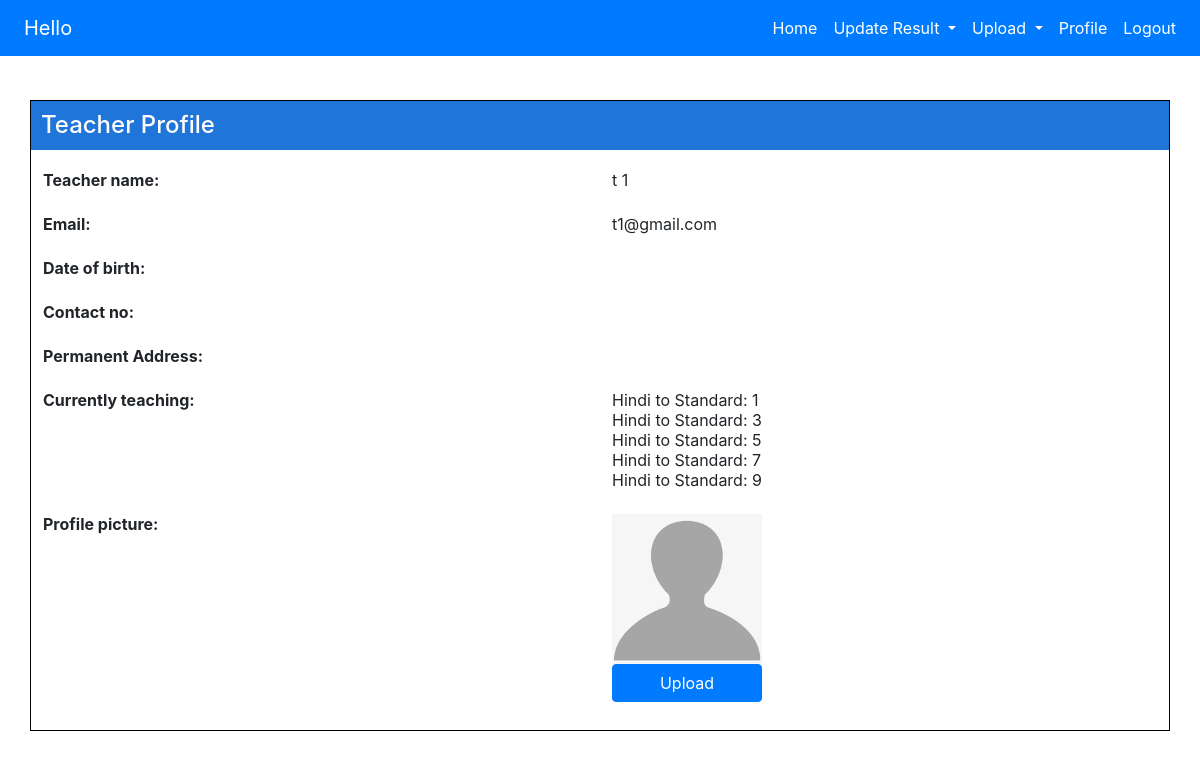
/teacher/profile/t1gmailcom/ (signed in), run on an earlier commit of the app's database.
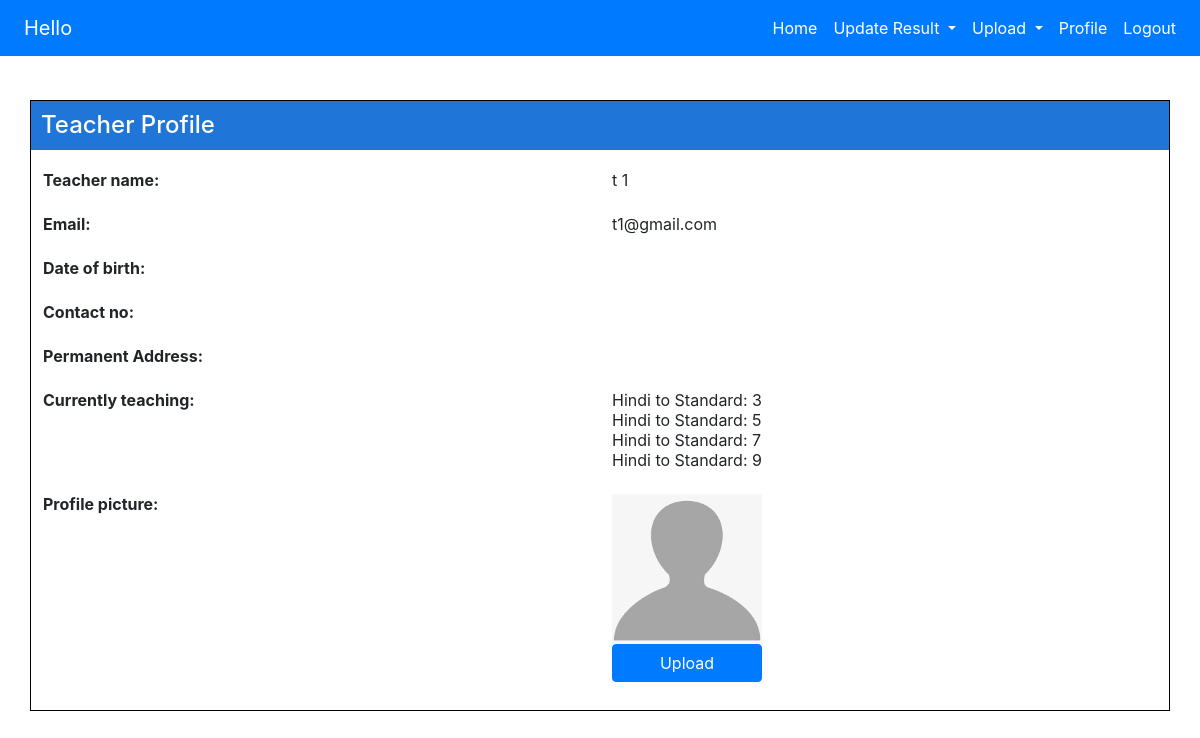
And on a later commit of the database.
### subjects/models.py (models this page shows, shortened)
class Subject(models.Model):
    name = models.ForeignKey(SubjectName, on_delete=models.CASCADE)
    standard = models.ForeignKey(Standard,on_delete=models.CASCADE)
    teacher = models.ForeignKey(Teacher,on_delete=models.CASCADE)
    total_marks = models.PositiveIntegerField(default=100,null=True,blank=True)
    classes_per_week = models.PositiveIntegerField(default=6,null=True,blank=True)
    slug = models.SlugField(max_length=210,null=True,blank=True,editable=False)
    def __str__(self):
        return self.name.name

class SubjectName(models.Model):
    name = models.CharField(max_length=200, unique=True)

### standards/models.py (models this page shows)
class Standard(models.Model):
    name = models.CharField(max_length=200, unique=True)
    slug = models.SlugField(max_length=205, null=True, blank=True, editable=False)
    def __str__(self):
        return self.name

### teachers/views.py (the view)
# urls.py: path('profile/<slug:slug>/',views.teacher_profile_view,name='profile'),
@login_required
def teacher_profile_view(request,slug):
    teacher = Teacher.objects.get(slug=slug)
    subjects = Subject.objects.filter(teacher=teacher)
    return render(request,'teachers/profile.html',{'teacher':teacher,'subjects':subjects})

### accounts/context_processors.py (called while the page is built, shortened)
def add_variable_to_context(request):
    if request.user.is_authenticated:
        if request.user.is_student:
            try:
                student = Student.objects.get(user=request.user)
                return {'student':student}
            except Student.DoesNotExist:
                return {}
    return {}

### accounts/models.py (called while the page is built)
    def get_full_name(self):
        return "{} {}".format(self.first_name, self.last_name)

    @property
    def is_active(self):
        return self.active

### templates/teachers/profile.html (shortened to what this page needs)
{% extends 'teachers/base.html' %}
{% load static %}
{% block stylesheets %}
  <link rel="stylesheet" href="{% static 'students/style.css' %}">
{% endblock %}
{% block body_block %}
  <div class="container profile-box">
      <h4>Teacher Profile</h4>
    <table class="table thead-dark table-hover table-borderless" style="text-align:left">
      <tr>
        <td><strong>Teacher name:</strong></td>
        <td>{{teacher.user.get_full_name}}</td>
      </tr>
      <tr>
        <td><strong>Email:</strong></td>
        <td>{{teacher.user.email}}</td>
      </tr>
      <tr>
        <td><strong>Date of birth:</strong></td>
        <td></td>
      </tr>
      <tr>
        <td><strong>Contact no:</strong></td>
        <td></td>
      </tr>
      <tr>
        <td><strong>Permanent Address:</strong></td>
        <td></td>
      </tr>
      <tr>
        <td><strong>Currently teaching:</strong></td>
        <td>
          {% for subject in subjects %}
            {{subject|title}} to Standard: {{subject.standard}} <br>
          {% endfor %}
        </td>
      </tr>
      <tr>
        <td><strong>Profile picture:</strong></td>
        {% if teacher.user.profile_pic %}
        <td><img src="{{teacher.user.profile_pic.url}}"
                 alt="No profile pic"
                 style="width:150px; height:150px; margin-bottom:5px"><br>
            <a class="btn btn-primary"
                  href="{% url 'teachers:profile_pic_update' %}"
                  style="margin:auto auto; width:150px;">Update</a>
        {% else %}
        <td>
          <img src="{% static 'images/default_profile_pic.png' %}"
               alt=""
               style="width:150px; height:150px"><br>
          <a class="btn btn-primary"
                  href="{% url 'teachers:profile_pic_update' %}"
                  style="margin:auto auto; width:150px;">Upload</a>
        {% endif %}
        </td>
      </tr>
    </table>
    </div>
{% endblock %}

What changed in the data, as far as the page shows it:
no longer on this page (row edited): Subject: name.name "Hindi", standard "1"
